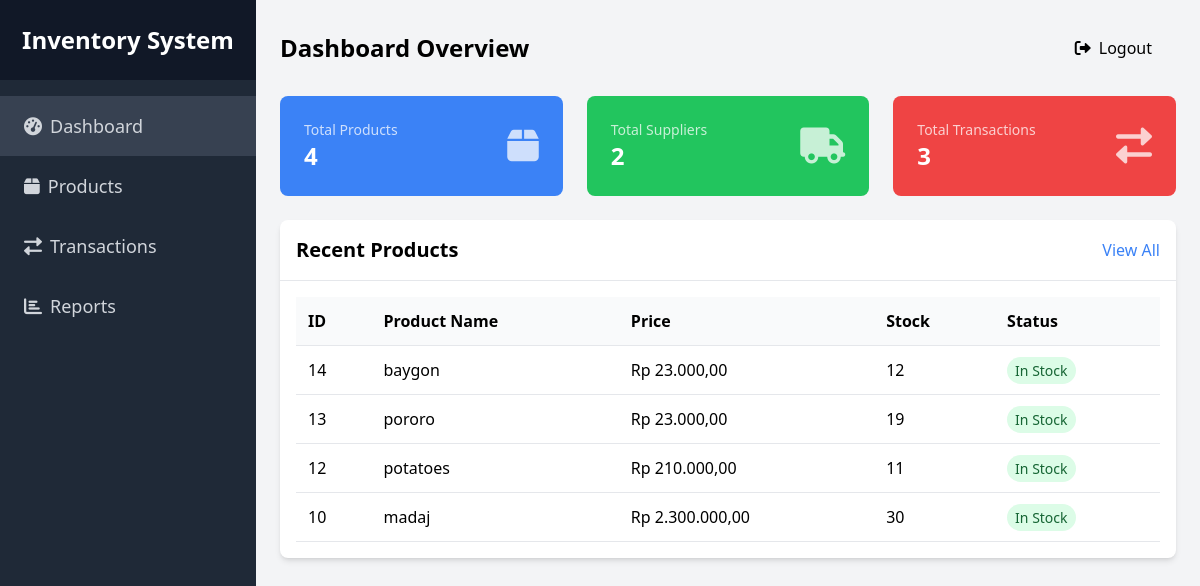
/public/petugas/dashboard.php (signed in), run on the app's committed database.
### tables this page shows
CREATE TABLE `barang` (
  `id_barang` int(11) NOT NULL,
  `nama_barang` varchar(255) NOT NULL,
  `id_kategori` int(11) DEFAULT NULL,
  `id_supplier` int(11) DEFAULT NULL,
  `harga` decimal(10,2) NOT NULL,
  `stok` int(11) DEFAULT 0
);

### public/petugas/dashboard.php (the view, shortened to what this page needs)
<?php
$current_page = basename($_SERVER['PHP_SELF']);
$db = require_once __DIR__ . '../../../app/koneksi.php';
$totalBarang = $db->query("SELECT COUNT(*) as total FROM barang")->fetch(PDO::FETCH_ASSOC)['total'];
$totalSupplier = $db->query("SELECT COUNT(*) as total FROM supplier")->fetch(PDO::FETCH_ASSOC)['total'];
$totalTransaksi = $db->query("SELECT COUNT(*) as total FROM transaksi")->fetch(PDO::FETCH_ASSOC)['total'];
?>
<!DOCTYPE html>
<html lang="id">
<head>
    <script src="https://cdn.tailwindcss.com"></script>
    <link href="https://cdnjs.cloudflare.com/ajax/libs/font-awesome/6.0.0/css/all.min.css" rel="stylesheet">
</head>
<body class="bg-gray-100 flex">
    <div class="w-64 h-screen bg-gray-800 fixed">
        <div class="flex items-center justify-center h-20 bg-gray-900">
            <h1 class="text-white text-2xl font-bold">Inventory System</h1>
        </div>
        <nav class="mt-4">
            <a href="dashboard.php" class="block text-gray-300 py-4 px-6 hover:bg-gray-700 text-lg <?php echo ($current_page == 'dashboard.php') ? 'bg-gray-700' : ''; ?>">
                <i class="fas fa-tachometer-alt mr-2"></i>Dashboard
            </a>
            <a href="../petugas/produkPetugas.php" class="block text-gray-300 py-4 px-6 hover:bg-gray-700 text-lg ">
                <i class="fas fa-box mr-2"></i>Products
            </a>
            <a href="../petugas/transaksiPetugas.php" class="block text-gray-300 py-4 px-6 hover:bg-gray-700 text-lg">
                <i class="fas fa-exchange-alt mr-2"></i>Transactions
            </a>
            <a href="../petugas/laporan.php" class="block text-gray-300 py-4 px-6 hover:bg-gray-700 text-lg">
                <i class="fas fa-chart-bar mr-2"></i>Reports
            </a>
        </nav>
    </div>
    <div class="ml-64 flex-1 p-6">
        <div class="flex justify-between items-center mb-6">
            <h1 class="text-2xl font-bold">Dashboard Overview</h1>
            <a href="log.php" class="block text-black-700 py-3 px-6 hover:bg-gray-500 mt-auto rounded-md">
                <i class="fas fa-sign-out-alt mr-2"></i>Logout
            </a>
        </div>
        <div class="grid grid-cols-1 md:grid-cols-3 gap-6 mb-6">
            <div class="bg-blue-500 rounded-lg p-6 text-white">
                <div class="flex justify-between items-center">
                    <div>
                        <p class="text-sm opacity-75">Total Products</p>
                        <h3 class="text-2xl font-bold"><?php echo $totalBarang; ?></h3>
                    </div>
                    <i class="fas fa-box text-4xl opacity-75"></i>
                </div>
            </div>
            <div class="bg-green-500 rounded-lg p-6 text-white">
                <div class="flex justify-between items-center">
                    <div>
                        <p class="text-sm opacity-75">Total Suppliers</p>
                        <h3 class="text-2xl font-bold"><?php echo $totalSupplier; ?></h3>
                    </div>
                    <i class="fas fa-truck text-4xl opacity-75"></i>
                </div>
            </div>
            <div class="bg-red-500 rounded-lg p-6 text-white">
                <div class="flex justify-between items-center">
                    <div>
                        <p class="text-sm opacity-75">Total Transactions</p>
                        <h3 class="text-2xl font-bold"><?php echo $totalTransaksi; ?></h3>
                    </div>
                    <i class="fas fa-exchange-alt text-4xl opacity-75"></i>
                </div>
            </div>
        </div>
        <div class="bg-white rounded-lg shadow-md">
            <div class="p-4 border-b flex justify-between items-center">
                <h2 class="text-xl font-semibold">Recent Products</h2>
                <a href="products.php" class="text-blue-500 hover:underline">View All</a>
            </div>
            <div class="p-4">
                <table class="w-full">
                    <thead>
                        <tr class="text-left bg-gray-50">
                            <th class="p-3 border-b">ID</th>
                            <th class="p-3 border-b">Product Name</th>
                            <th class="p-3 border-b">Price</th>
                            <th class="p-3 border-b">Stock</th>
                            <th class="p-3 border-b">Status</th>
                        </tr>
                    </thead>
                    <tbody>
                        <?php
                        $stmt = $db->query("SELECT * FROM barang ORDER BY id_barang DESC LIMIT 5");
                        while ($row = $stmt->fetch(PDO::FETCH_ASSOC)) {
                            $stockStatus = $row['stok'] > 10 ?
                                '<span class="px-2 py-1 bg-green-100 text-green-800 rounded-full text-sm">In Stock</span>' :
                                '<span class="px-2 py-1 bg-red-100 text-red-800 rounded-full text-sm">Low Stock</span>';
                            echo "<tr class='hover:bg-gray-50'>
                                    <td class='p-3 border-b'>{$row['id_barang']}</td>
                                    <td class='p-3 border-b'>{$row['nama_barang']}</td>
                                    <td class='p-3 border-b'>Rp " . number_format($row['harga'], 2, ',', '.') . "</td>
                                    <td class='p-3 border-b'>{$row['stok']}</td>
                                    <td class='p-3 border-b'>$stockStatus</td>
                                  </tr>";
                        }
                        ?>
                    </tbody>
                </table>
            </div>
        </div>
    </div>
</body>
</html>

### data on the page
barang: id_barang "14", nama_barang "baygon", harga "23.000,00", stok "12", shows "In Stock"
barang: id_barang "13", nama_barang "pororo", harga "23.000,00", stok "19", shows "In Stock"
barang: id_barang "12", nama_barang "potatoes", harga "210.000,00", stok "11", shows "In Stock"
barang: id_barang "10", nama_barang "madaj", harga "2.300.000,00", stok "30", shows "In Stock"

### other printed values
$totalBarang "4"
$totalSupplier "2"
$totalTransaksi "3"
